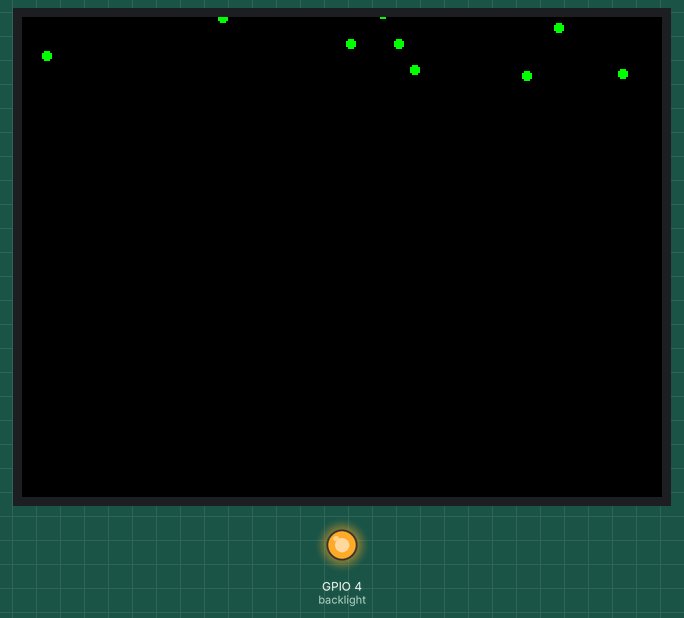
This program was run on a simulated ESP32. Parts: 320×240 colour display, output pins drawn as LEDs (lit = HIGH). Random numbers use the default seed unless the program sets one.

Above: at 1.35 s.
At 5.89 s:
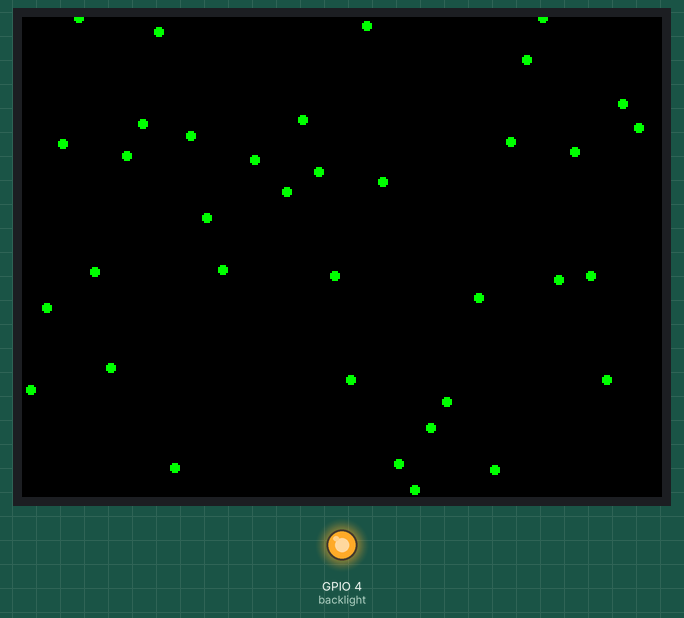
At 10.78 s:
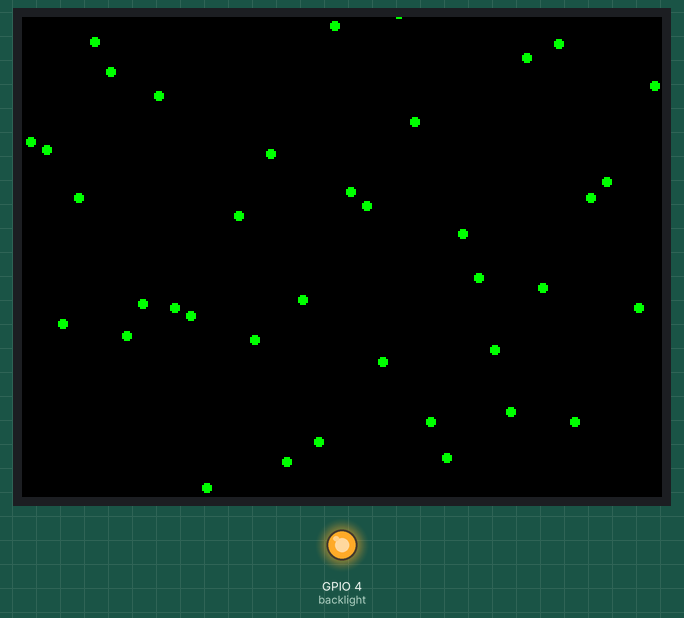
At 20.54 s:
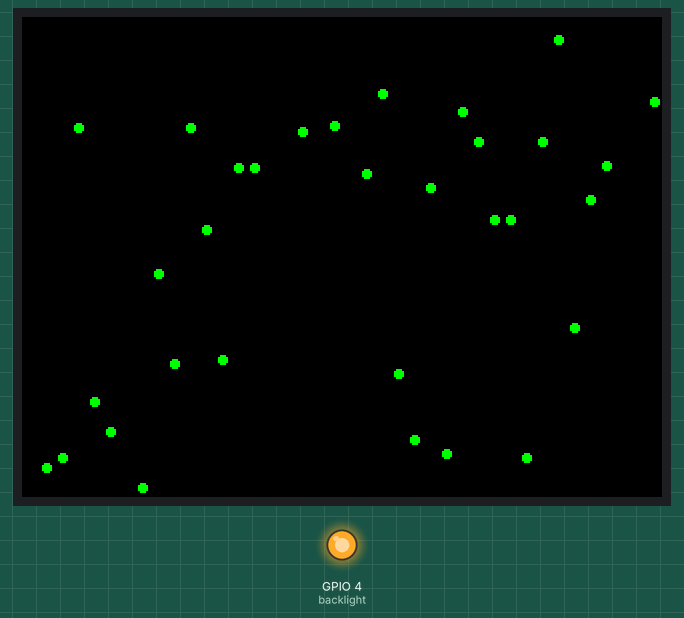
At 29.97 s:
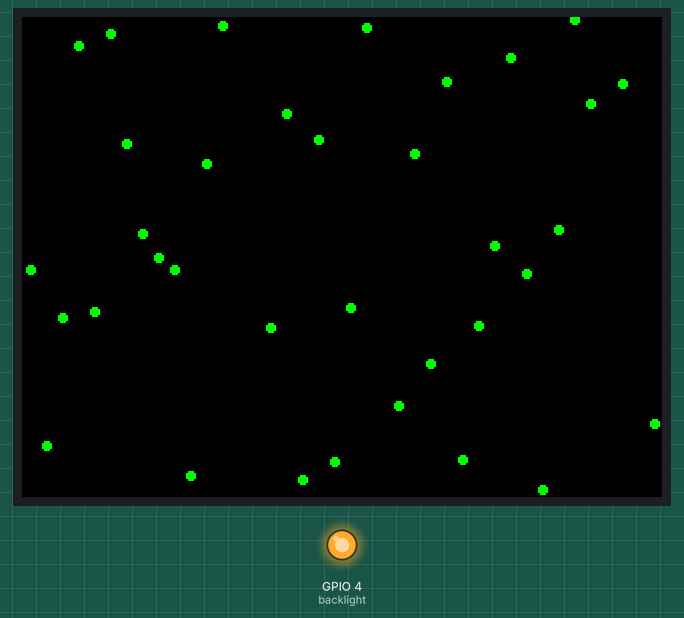
At 39.73 s:
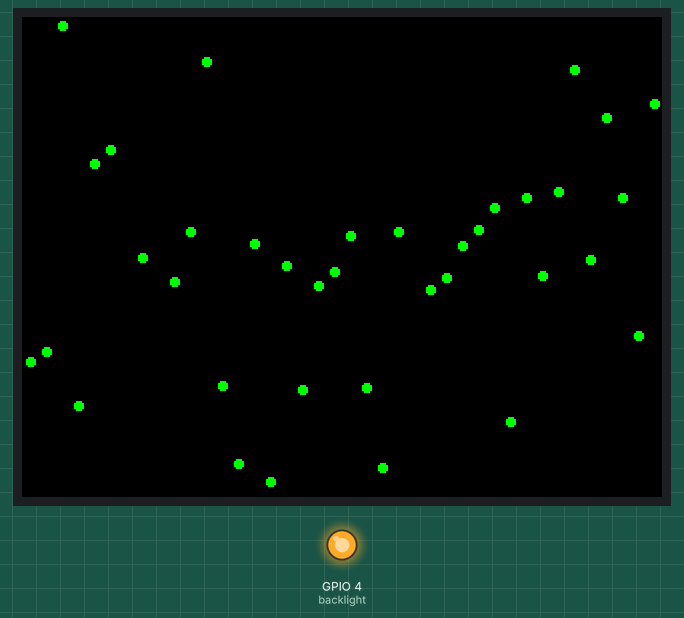

The program:

main.cpp
```cpp
#include <Arduino.h>
#include <TFT_eSPI.h>

TFT_eSPI tft = TFT_eSPI();

// Quantidade de colunas (baseada na largura da tela)
#define COLS 40

int y[COLS];
int speed[COLS];

void setup() {
  pinMode(4, OUTPUT);      // backlight
  digitalWrite(4, HIGH);   // liga a tela

  tft.init();
  tft.setRotation(1);
  tft.fillScreen(TFT_BLACK);

  tft.setTextColor(TFT_GREEN, TFT_BLACK);
  tft.setTextSize(1);

  randomSeed(analogRead(0));

  // Inicializa colunas
  for (int i = 0; i < COLS; i++) {
    y[i] = random(-100, 0);
    speed[i] = random(2, 8);
  }
}

void loop() {
  // efeito de "fade" (rastro)
  tft.fillScreen(TFT_BLACK);

  int colWidth = tft.width() / COLS;

  for (int i = 0; i < COLS; i++) {
    int x = i * colWidth + colWidth / 2;

    // desenha pontinho
    tft.fillCircle(x, y[i], 2, TFT_GREEN);

    // move para baixo
    y[i] += speed[i];

    // reinicia quando sai da tela
    if (y[i] > tft.height()) {
      y[i] = random(-50, 0);
      speed[i] = random(2, 8);
    }
  }

  delay(30); // controla velocidade geral
}
```
